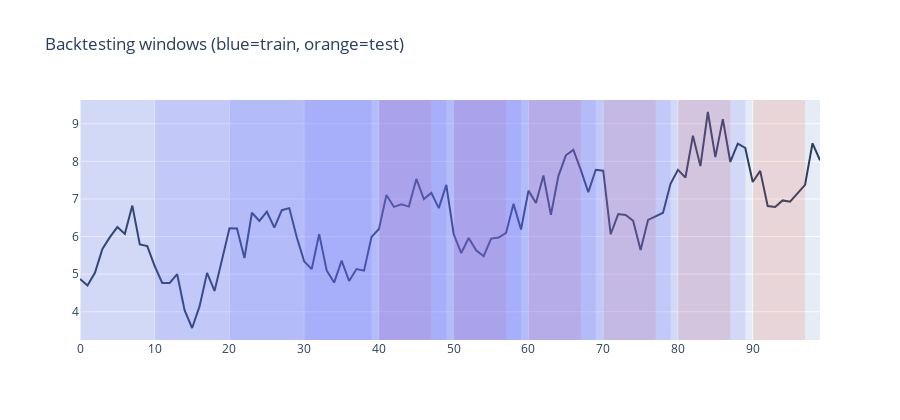

Write notebook code for a chart like this one.
### Code cell
import numpy as np
import plotly.graph_objects as go

np.random.seed(33)

# Synthetic series
n = 100
t = np.arange(n)
y = 5 + 0.03 * t + np.sin(2 * np.pi * t / 20) + np.random.normal(0, 0.4, n)

w = 40
h = 8
step = 10
origins = list(range(w - 1, n - h, step))

fig = go.Figure()
fig.add_trace(go.Scatter(x=t, y=y, mode="lines", name="Series", line=dict(color="#2a3f5f")))

for i, origin in enumerate(origins):
    train_start = origin - w + 1
    train_end = origin
    test_start = origin + 1
    test_end = origin + h

    fig.add_vrect(
        x0=train_start,
        x1=train_end,
        fillcolor="rgba(99,110,250,0.15)",
        line_width=0,
    )
    fig.add_vrect(
        x0=test_start,
        x1=test_end,
        fillcolor="rgba(239,85,59,0.15)",
        line_width=0,
    )

fig.update_layout(
    title="Backtesting windows (blue=train, orange=test)",
    height=420,
)
fig.show()

### Figure 1 — Plotly figure (JSON) as saved in the notebook; plotly's stock layout.template omitted (floating-point values rounded to 4 significant figures)
{"data": [{"line": {"color": "#2a3f5f"}, "mode": "lines", "name": "Series", "type": "scatter", "x": [0, 1, 2, 3, 4, 5, 6, 7, 8, 9, 10, 11, 12, 13, 14, 15, 16, 17, 18, 19, 20, 21, 22, 23, 24, 25, 26, 27, 28, 29, 30, 31, 32, 33, 34, 35, 36, 37, 38, 39, 40, 41, 42, 43, 44, 45, 46, 47, 48, 49, 50, 51, 52, 53, 54, 55, 56, 57, 58, 59, 60, 61, 62, 63, 64, 65, 66, 67, 68, 69, 70, 71, 72, 73, 74, 75, 76, 77, 78, 79, 80, 81, 82, 83, 84, 85, 86, 87, 88, 89, 90, 91, 92, 93, 94, 95, 96, 97, 98, 99], "y": [4.872, 4.698, 5.034, 5.671, 5.984, 6.252, 6.071, 6.823, 5.789, 5.748, 5.21, 4.766, 4.766, 4.999, 4.035, 3.568, 4.148, 5.034, 4.552, 5.398, 6.218, 6.215, 5.429, 6.633, 6.414, 6.661, 6.239, 6.701, 6.756, 5.982, 5.336, 5.134, 6.066, 5.098, 4.776, 5.36, 4.818, 5.135, 5.094, 5.991, 6.2, 7.106, 6.788, 6.857, 6.797, 7.532, 6.996, 7.16, 6.755, 7.374, 6.062, 5.559, 5.963, 5.635, 5.476, 5.946, 5.973, 6.098, 6.869, 6.187, 7.222, 6.893, 7.623, 6.575, 7.61, 8.161, 8.304, 7.774, 7.179, 7.775, 7.752, 6.061, 6.597, 6.573, 6.421, 5.645, 6.445, 6.539, 6.635, 7.404, 7.773, 7.571, 8.684, 7.873, 9.313, 8.114, 9.125, 7.983, 8.47, 8.356, 7.452, 7.747, 6.812, 6.789, 6.961, 6.928, 7.143, 7.375, 8.481, 8.028]}], "layout": {"height": 420, "shapes": [{"fillcolor": "rgba(99,110,250,0.15)", "line": {"width": 0}, "type": "rect", "x0": 0, "x1": 39, "xref": "x", "y0": 0, "y1": 1, "yref": "y domain"}, {"fillcolor": "rgba(239,85,59,0.15)", "line": {"width": 0}, "type": "rect", "x0": 40, "x1": 47, "xref": "x", "y0": 0, "y1": 1, "yref": "y domain"}, {"fillcolor": "rgba(99,110,250,0.15)", "line": {"width": 0}, "type": "rect", "x0": 10, "x1": 49, "xref": "x", "y0": 0, "y1": 1, "yref": "y domain"}, {"fillcolor": "rgba(239,85,59,0.15)", "line": {"width": 0}, "type": "rect", "x0": 50, "x1": 57, "xref": "x", "y0": 0, "y1": 1, "yref": "y domain"}, {"fillcolor": "rgba(99,110,250,0.15)", "line": {"width": 0}, "type": "rect", "x0": 20, "x1": 59, "xref": "x", "y0": 0, "y1": 1, "yref": "y domain"}, {"fillcolor": "rgba(239,85,59,0.15)", "line": {"width": 0}, "type": "rect", "x0": 60, "x1": 67, "xref": "x", "y0": 0, "y1": 1, "yref": "y domain"}, {"fillcolor": "rgba(99,110,250,0.15)", "line": {"width": 0}, "type": "rect", "x0": 30, "x1": 69, "xref": "x", "y0": 0, "y1": 1, "yref": "y domain"}, {"fillcolor": "rgba(239,85,59,0.15)", "line": {"width": 0}, "type": "rect", "x0": 70, "x1": 77, "xref": "x", "y0": 0, "y1": 1, "yref": "y domain"}, {"fillcolor": "rgba(99,110,250,0.15)", "line": {"width": 0}, "type": "rect", "x0": 40, "x1": 79, "xref": "x", "y0": 0, "y1": 1, "yref": "y domain"}, {"fillcolor": "rgba(239,85,59,0.15)", "line": {"width": 0}, "type": "rect", "x0": 80, "x1": 87, "xref": "x", "y0": 0, "y1": 1, "yref": "y domain"}, {"fillcolor": "rgba(99,110,250,0.15)", "line": {"width": 0}, "type": "rect", "x0": 50, "x1": 89, "xref": "x", "y0": 0, "y1": 1, "yref": "y domain"}, {"fillcolor": "rgba(239,85,59,0.15)", "line": {"width": 0}, "type": "rect", "x0": 90, "x1": 97, "xref": "x", "y0": 0, "y1": 1, "yref": "y domain"}], "title": {"text": "Backtesting windows (blue=train, orange=test)"}}}
